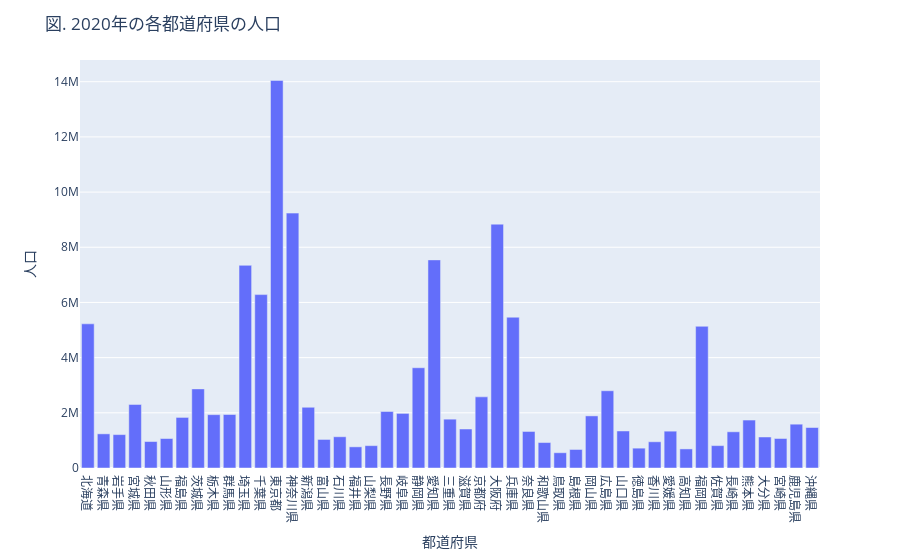

The code cell stored with this chart in its notebook:
### Markdown cell above
目的：2020年の人口が多い都道府県トップ3を特定したい

縦軸：2020年の人口の値（注目している数値）

横軸：都道府県（比較したい項目）

### Code cell
viz_df = df[
    (df['area']!='全国') &
    (df['year']=='2020年')
]

fig = px.bar(viz_df, x='area', y='value')
fig.update_layout(
    title='図. 2020年の各都道府県の人口',
    xaxis=dict(title='都道府県'),
    yaxis=dict(title='人口'),
)

### Figure 1 — Plotly figure (JSON) as saved in the notebook; plotly's stock layout.template omitted (floating-point values rounded to 4 significant figures)
{"data": [{"alignmentgroup": "True", "hovertemplate": "area=%{x}<br>value=%{y}<extra></extra>", "legendgroup": "", "marker": {"color": "#636efa", "pattern": {"shape": ""}}, "name": "", "offsetgroup": "", "orientation": "v", "showlegend": false, "textposition": "auto", "type": "bar", "x": ["北海道", "青森県", "岩手県", "宮城県", "秋田県", "山形県", "福島県", "茨城県", "栃木県", "群馬県", "埼玉県", "千葉県", "東京都", "神奈川県", "新潟県", "富山県", "石川県", "福井県", "山梨県", "長野県", "岐阜県", "静岡県", "愛知県", "三重県", "滋賀県", "京都府", "大阪府", "兵庫県", "奈良県", "和歌山県", "鳥取県", "島根県", "岡山県", "広島県", "山口県", "徳島県", "香川県", "愛媛県", "高知県", "福岡県", "佐賀県", "長崎県", "熊本県", "大分県", "宮崎県", "鹿児島県", "沖縄県"], "xaxis": "x", "y": [5224614, 1237984, 1210534, 2301996, 959502, 1068027, 1833152, 2867009, 1933146, 1939110, 7344765, 6284480, 14047594, 9237337, 2201272, 1034814, 1132526, 766863, 809974, 2048011, 1978742, 3633202, 7542415, 1770254, 1413610, 2578087, 8837685, 5465002, 1324473, 922584, 553407, 671126, 1888432, 2799702, 1342059, 719559, 950244, 1334841, 691527, 5135214, 811442, 1312317, 1738301, 1123852, 1069576, 1588256, 1467480], "yaxis": "y"}], "layout": {"barmode": "relative", "legend": {"tracegroupgap": 0}, "margin": {"t": 60}, "title": {"text": "図. 2020年の各都道府県の人口"}, "xaxis": {"anchor": "y", "domain": [0, 1], "title": {"text": "都道府県"}}, "yaxis": {"anchor": "x", "domain": [0, 1], "title": {"text": "人口"}}}}
